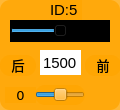
    <widget class="QWidget" name="widget_id5" native="true">
     <property name="geometry">
      <rect>
       <x>15</x>
       <y>190</y>
       <width>120</width>
       <height>110</height>
      </rect>
     </property>
     <property name="minimumSize">
      <size>
       <width>120</width>
       <height>110</height>
      </size>
     </property>
     <property name="maximumSize">
      <size>
       <width>120</width>
       <height>110</height>
      </size>
     </property>
     <property name="styleSheet">
      <string notr="true">background-color: rgb(255, 165, 0, 200);
border-radius:10px;</string>
     </property>
     <widget class="QSlider" name="horizontalSlider_servo5">
      <property name="geometry">
       <rect>
        <x>10</x>
        <y>20</y>
        <width>100</width>
        <height>22</height>
       </rect>
      </property>
      <property name="layoutDirection">
       <enum>Qt::LeftToRight</enum>
      </property>
      <property name="autoFillBackground">
       <bool>false</bool>
      </property>
      <property name="styleSheet">
       <string notr="true">background-color: rgb(0, 0, 0);
border-radius:0px;</string>
      </property>
      <property name="minimum">
       <number>500</number>
      </property>
      <property name="maximum">
       <number>2500</number>
      </property>
      <property name="pageStep">
       <number>1</number>
      </property>
      <property name="value">
       <number>1500</number>
      </property>
      <property name="orientation">
       <enum>Qt::Horizontal</enum>
      </property>
     </widget>
     <widget class="QLabel" name="label_ID5">
      <property name="geometry">
       <rect>
        <x>50</x>
        <y>0</y>
        <width>32</width>
        <height>20</height>
       </rect>
      </property>
      <property name="font">
       <font>
        <family>Arial</family>
        <pointsize>11</pointsize>
       </font>
      </property>
      <property name="styleSheet">
       <string notr="true">background-color: rgb(255, 255, 255， 0);
border-radius:0px;</string>
      </property>
      <property name="text">
       <string>ID:5</string>
      </property>
     </widget>
     <widget class="QLineEdit" name="lineEdit_servo5">
      <property name="geometry">
       <rect>
        <x>40</x>
        <y>50</y>
        <width>41</width>
        <height>25</height>
       </rect>
      </property>
      <property name="font">
       <font>
        <family>Arial</family>
        <pointsize>11</pointsize>
       </font>
      </property>
      <property name="autoFillBackground">
       <bool>false</bool>
      </property>
      <property name="styleSheet">
       <string notr="true">background-color: rgb(255, 255, 255);
border-radius:0px;</string>
      </property>
      <property name="text">
       <string>1500</string>
      </property>
      <property name="alignment">
       <set>Qt::AlignCenter</set>
      </property>
      <property name="readOnly">
       <bool>false</bool>
      </property>
     </widget>
     <widget class="QLabel" name="label_d5">
      <property name="geometry">
       <rect>
        <x>5</x>
        <y>87</y>
        <width>31</width>
        <height>16</height>
       </rect>
      </property>
      <property name="font">
       <font>
        <family>DejaVu Sans</family>
        <pointsize>10</pointsize>
       </font>
      </property>
      <property name="styleSheet">
       <string notr="true">background-color: rgb(255, 255, 255， 0);</string>
      </property>
      <property name="text">
       <string>0</string>
      </property>
      <property name="alignment">
       <set>Qt::AlignCenter</set>
      </property>
     </widget>
     <widget class="QSlider" name="horizontalSlider_deviation5">
      <property name="geometry">
       <rect>
        <x>35</x>
        <y>85</y>
        <width>50</width>
        <height>20</height>
       </rect>
      </property>
      <property name="layoutDirection">
       <enum>Qt::LeftToRight</enum>
      </property>
      <property name="styleSheet">
       <string notr="true">background-color: rgb(255, 255, 255， 0);</string>
      </property>
      <property name="minimum">
       <number>-100</number>
      </property>
      <property name="maximum">
       <number>100</number>
      </property>
      <property name="pageStep">
       <number>1</number>
      </property>
      <property name="orientation">
       <enum>Qt::Horizontal</enum>
      </property>
     </widget>
     <widget class="QLabel" name="label_servoL_5">
      <property name="geometry">
       <rect>
        <x>0</x>
        <y>55</y>
        <width>36</width>
        <height>21</height>
       </rect>
      </property>
      <property name="font">
       <font>
        <family>黑体</family>
        <pointsize>10</pointsize>
       </font>
      </property>
      <property name="styleSheet">
       <string notr="true">background-color: rgb(255, 255, 255， 0);</string>
      </property>
      <property name="text">
       <string>&lt;html&gt;&lt;head/&gt;&lt;body&gt;&lt;p align=&quot;center&quot;&gt;后&lt;/p&gt;&lt;/body&gt;&lt;/html&gt;</string>
      </property>
     </widget>
     <widget class="QLabel" name="label_servoR_5">
      <property name="geometry">
       <rect>
        <x>85</x>
        <y>55</y>
        <width>36</width>
        <height>21</height>
       </rect>
      </property>
      <property name="font">
       <font>
        <family>黑体</family>
        <pointsize>10</pointsize>
       </font>
      </property>
      <property name="styleSheet">
       <string notr="true">background-color: rgb(255, 255, 255， 0);</string>
      </property>
      <property name="text">
       <string>&lt;html&gt;&lt;head/&gt;&lt;body&gt;&lt;p align=&quot;center&quot;&gt;前&lt;/p&gt;&lt;/body&gt;&lt;/html&gt;</string>
      </property>
     </widget>
    </widget>
